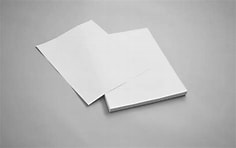
#> input picture images/paper.jpg, 236 x 148 px, found by its file name
$ python opencv_demo.py
#> lines starting #> are read from the running program, lines starting #| are printed output that depends on the picture
import cv2


image = cv2.imread("images/paper.jpg")
#> image is the input picture: shape (148, 236, 3); min 30, max 255, mean 184.9

if image is None:
    raise FileNotFoundError("图片读取失败")


print("原图尺寸：", image.shape)
#| 原图尺寸： (148, 236, 3)


# 缩放
resized = cv2.resize(image, (300, 300))
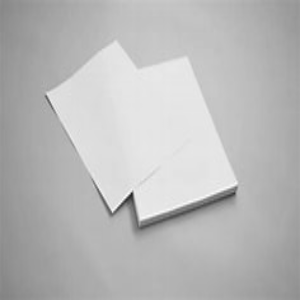
#> resized: shape (300, 300, 3); min 34, max 253, mean 184.8

print("缩放后尺寸：", resized.shape)
#| 缩放后尺寸： (300, 300, 3)


# 裁剪
crop = image[20:100, 30:180]
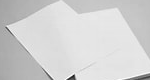
#> crop: shape (80, 150, 3); min 30, max 255, mean 209.9

print("裁剪后尺寸：", crop.shape)
#| 裁剪后尺寸： (80, 150, 3)


# 保存
cv2.imwrite("results/resized_paper.jpg", resized)
cv2.imwrite("results/crop_paper.jpg", crop)


# 展示
cv2.imshow("Original", image)
cv2.imshow("Resized", resized)
cv2.imshow("Crop", crop)

cv2.waitKey(0)
cv2.destroyAllWindows()


print("处理完成")
